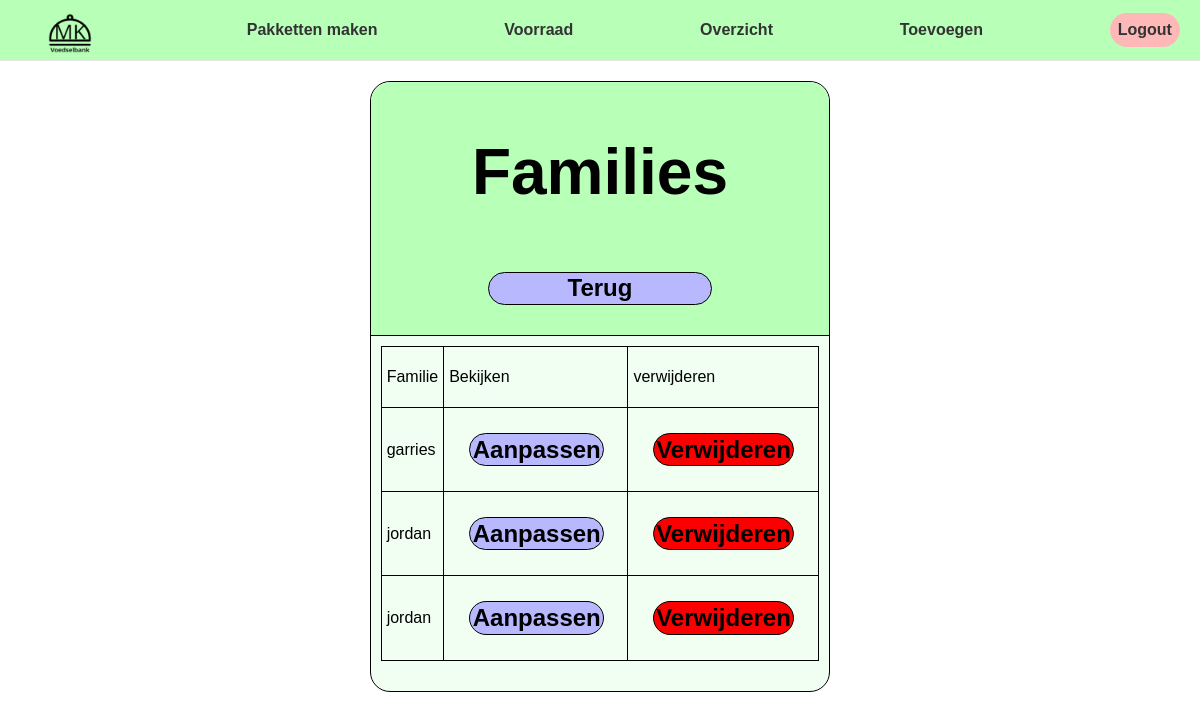
Page /klanten/ (signed in) on the earlier database version.
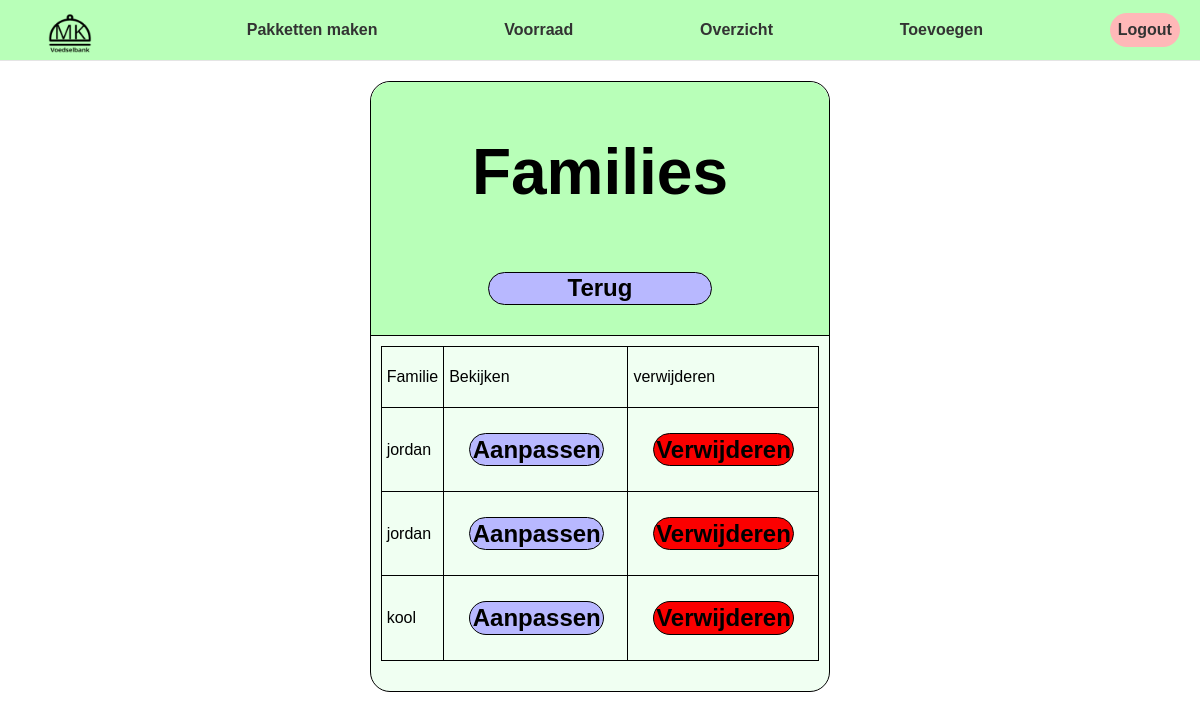
Same page on the later database version.
### klanten/models/klant.py (models this page shows, shortened)
class Klant(models.Model):
    gezinsnaam = models.CharField(max_length=100)
    volwassenen = models.IntegerField()
    kinderen = models.IntegerField()
    babies = models.IntegerField()
    postcode = models.CharField(max_length=50)
    varkesvlees = models.BooleanField()
    vegataries = models.BooleanField()
    veganistisch = models.BooleanField()
    alergieën = models.ManyToManyField("Alergie", related_name="klant", null=True, blank=True)

### klanten/views/familie.py (the view)
# urls.py: path('klanten/', klanten, name='klanten'),
@login_required(login_url='')
def klanten(request):
    Klanten = Klant.objects.all()
    context = {'Klanten': Klanten}
    return render(request, 'klanten/klanten.html', context)

### templates/klanten/klanten.html (shortened to what this page needs)
<!DOCTYPE html>
{% extends "../base.html" %}
{% load static %}
{% block stylesheets %}
    <link
      type="text/css"
      rel="stylesheet"
      href="../../static/css/overzicht.css"
    />
{% endblock %}
{% block content %}
    <div class="content">
      <div class="categorie">
        <div class="topbar">
          <div class="topbar_title">
            <h1>Families</h1>
          </div>
          <a class="return_btn" href="{% url 'directie-homepage' %}">Terug</a>
        </div>
        <div class="content_tab">
          <div class="table">
            <table class="table">
            <tr class="row">
              <td class="collum"><p>Familie</p></td>
              <td class="collum"><p>Bekijken</p></td>
              <td class="collum"><p>verwijderen</p></td>
            </tr>
            {% for familie in Klanten %}
                {% include "components/familie-item.html" with familie=familie %}
            {% endfor %}
          </table>
          </div>
        </div>
      </div>
    </div>
{% endblock %}

### templates/components/familie-item.html
{% load static %}
<tr class="row">
    <td class="collum"><p>{{ familie.gezinsnaam }}</p></td>
    <td class="collum"><a class="btn" href="{% url 'klanten-aanpassen' id=familie.id %}"><span>Aanpassen</span><a/></td>
    <td class="collum">
        <a class="rmvbtn" href="{% url 'verwijder-klanten' id=familie.id %}"><span>Verwijderen</span></a>
    </td>
</tr>

Differences in the rows shown:
removed Klant: gezinsnaam "garries"
added Klant: gezinsnaam "kool"
